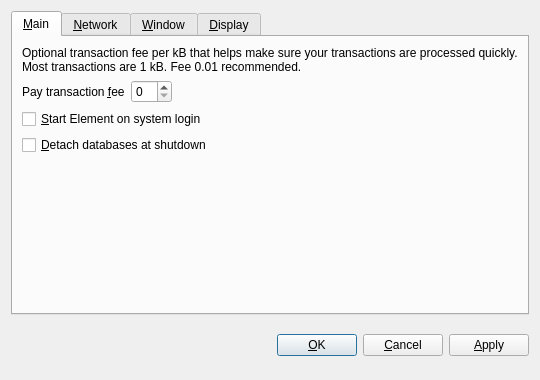
<?xml version="1.0" encoding="UTF-8"?>
<ui version="4.0">
 <class>OptionsDialog</class>
 <widget class="QDialog" name="OptionsDialog">
  <property name="geometry">
   <rect>
    <x>0</x>
    <y>0</y>
    <width>540</width>
    <height>380</height>
   </rect>
  </property>
  <property name="windowTitle">
   <string>Options</string>
  </property>
  <property name="modal">
   <bool>true</bool>
  </property>
  <layout class="QVBoxLayout" name="verticalLayout">
   <item>
    <widget class="QTabWidget" name="tabWidget">
     <property name="tabPosition">
      <enum>QTabWidget::North</enum>
     </property>
     <property name="currentIndex">
      <number>0</number>
     </property>
     <widget class="QWidget" name="tabMain">
      <attribute name="title">
       <string>&amp;Main</string>
      </attribute>
      <layout class="QVBoxLayout" name="verticalLayout_Main">
       <item>
        <widget class="QLabel" name="transactionFeeInfoLabel">
         <property name="text">
          <string>Optional transaction fee per kB that helps make sure your transactions are processed quickly. Most transactions are 1 kB. Fee 0.01 recommended.</string>
         </property>
         <property name="textFormat">
          <enum>Qt::PlainText</enum>
         </property>
         <property name="wordWrap">
          <bool>true</bool>
         </property>
        </widget>
       </item>
       <item>
        <layout class="QHBoxLayout" name="horizontalLayout_Main">
         <item>
          <widget class="QLabel" name="transactionFeeLabel">
           <property name="text">
            <string>Pay transaction &amp;fee</string>
           </property>
           <property name="textFormat">
            <enum>Qt::PlainText</enum>
           </property>
           <property name="buddy">
            <cstring>transactionFee</cstring>
           </property>
          </widget>
         </item>
         <item>
          <widget class="BitcoinAmountField" name="transactionFee"/>
         </item>
         <item>
          <spacer name="horizontalSpacer_Main">
           <property name="orientation">
            <enum>Qt::Horizontal</enum>
           </property>
           <property name="sizeHint" stdset="0">
            <size>
             <width>40</width>
             <height>20</height>
            </size>
           </property>
          </spacer>
         </item>
        </layout>
       </item>
       <item>
        <widget class="QCheckBox" name="bitcoinAtStartup">
         <property name="toolTip">
          <string>Automatically start Element after logging in to the system.</string>
         </property>
         <property name="text">
          <string>&amp;Start Element on system login</string>
         </property>
        </widget>
       </item>
       <item>
        <widget class="QCheckBox" name="detachDatabases">
         <property name="toolTip">
          <string>Detach block and address databases at shutdown. This means they can be moved to another data directory, but it slows down shutdown. The wallet is always detached.</string>
         </property>
         <property name="text">
          <string>&amp;Detach databases at shutdown</string>
         </property>
        </widget>
       </item>
       <item>
        <spacer name="verticalSpacer_Main">
         <property name="orientation">
          <enum>Qt::Vertical</enum>
         </property>
         <property name="sizeHint" stdset="0">
          <size>
           <width>20</width>
           <height>40</height>
          </size>
         </property>
        </spacer>
       </item>
      </layout>
     </widget>
     <widget class="QWidget" name="tabNetwork">
      <attribute name="title">
       <string>&amp;Network</string>
      </attribute>
      <layout class="QVBoxLayout" name="verticalLayout_Network">
       <item>
        <widget class="QCheckBox" name="mapPortUpnp">
         <property name="toolTip">
          <string>Automatically open the Element client port on the router. This only works when your router supports UPnP and it is enabled.</string>
         </property>
         <property name="text">
          <string>Map port using &amp;UPnP</string>
         </property>
        </widget>
       </item>
       <item>
        <widget class="QCheckBox" name="connectSocks">
         <property name="toolTip">
          <string>Connect to the Element network through a SOCKS proxy (e.g. when connecting through Tor).</string>
         </property>
         <property name="text">
          <string>&amp;Connect through SOCKS proxy:</string>
         </property>
        </widget>
       </item>
       <item>
        <layout class="QHBoxLayout" name="horizontalLayout_Network">
         <item>
          <widget class="QLabel" name="proxyIpLabel">
           <property name="text">
            <string>Proxy &amp;IP:</string>
           </property>
           <property name="textFormat">
            <enum>Qt::PlainText</enum>
           </property>
           <property name="buddy">
            <cstring>proxyIp</cstring>
           </property>
          </widget>
         </item>
         <item>
          <widget class="QValidatedLineEdit" name="proxyIp">
           <property name="maximumSize">
            <size>
             <width>140</width>
             <height>16777215</height>
            </size>
           </property>
           <property name="toolTip">
            <string>IP address of the proxy (e.g. 127.0.0.1)</string>
           </property>
          </widget>
         </item>
         <item>
          <widget class="QLabel" name="proxyPortLabel">
           <property name="text">
            <string>&amp;Port:</string>
           </property>
           <property name="textFormat">
            <enum>Qt::PlainText</enum>
           </property>
           <property name="buddy">
            <cstring>proxyPort</cstring>
           </property>
          </widget>
         </item>
         <item>
          <widget class="QLineEdit" name="proxyPort">
           <property name="maximumSize">
            <size>
             <width>55</width>
             <height>16777215</height>
            </size>
           </property>
           <property name="toolTip">
            <string>Port of the proxy (e.g. 9050)</string>
           </property>
          </widget>
         </item>
         <item>
          <widget class="QLabel" name="socksVersionLabel">
           <property name="text">
            <string>SOCKS &amp;Version:</string>
           </property>
           <property name="textFormat">
            <enum>Qt::PlainText</enum>
           </property>
           <property name="buddy">
            <cstring>socksVersion</cstring>
           </property>
          </widget>
         </item>
         <item>
          <widget class="QValueComboBox" name="socksVersion">
           <property name="toolTip">
            <string>SOCKS version of the proxy (e.g. 5)</string>
           </property>
          </widget>
         </item>
         <item>
          <spacer name="horizontalSpacer_Network">
           <property name="orientation">
            <enum>Qt::Horizontal</enum>
           </property>
           <property name="sizeHint" stdset="0">
            <size>
             <width>40</width>
             <height>20</height>
            </size>
           </property>
          </spacer>
         </item>
        </layout>
       </item>
       <item>
        <spacer name="verticalSpacer_Network">
         <property name="orientation">
          <enum>Qt::Vertical</enum>
         </property>
         <property name="sizeHint" stdset="0">
          <size>
           <width>20</width>
           <height>40</height>
          </size>
         </property>
        </spacer>
       </item>
      </layout>
     </widget>
     <widget class="QWidget" name="tabWindow">
      <attribute name="title">
       <string>&amp;Window</string>
      </attribute>
      <layout class="QVBoxLayout" name="verticalLayout_Window">
       <item>
        <widget class="QCheckBox" name="minimizeToTray">
         <property name="toolTip">
          <string>Show only a tray icon after minimizing the window.</string>
         </property>
         <property name="text">
          <string>&amp;Minimize to the tray instead of the taskbar</string>
         </property>
        </widget>
       </item>
       <item>
        <widget class="QCheckBox" name="minimizeOnClose">
         <property name="toolTip">
          <string>Minimize instead of exit the application when the window is closed. When this option is enabled, the application will be closed only after selecting Quit in the menu.</string>
         </property>
         <property name="text">
          <string>M&amp;inimize on close</string>
         </property>
        </widget>
       </item>
       <item>
        <spacer name="verticalSpacer_Window">
         <property name="orientation">
          <enum>Qt::Vertical</enum>
         </property>
         <property name="sizeHint" stdset="0">
          <size>
           <width>20</width>
           <height>40</height>
          </size>
         </property>
        </spacer>
       </item>
      </layout>
     </widget>
     <widget class="QWidget" name="tabDisplay">
      <attribute name="title">
       <string>&amp;Display</string>
      </attribute>
      <layout class="QVBoxLayout" name="verticalLayout_Display">
       <item>
        <layout class="QHBoxLayout" name="horizontalLayout_1_Display">
         <item>
          <widget class="QLabel" name="langLabel">
           <property name="text">
            <string>User Interface &amp;language:</string>
           </property>
           <property name="textFormat">
            <enum>Qt::PlainText</enum>
           </property>
           <property name="buddy">
            <cstring>lang</cstring>
           </property>
          </widget>
         </item>
         <item>
          <widget class="QValueComboBox" name="lang">
           <property name="toolTip">
            <string>The user interface language can be set here. This setting will take effect after restarting Element.</string>
           </property>
          </widget>
         </item>
        </layout>
       </item>
       <item>
        <layout class="QHBoxLayout" name="horizontalLayout_2_Display">
         <item>
          <widget class="QLabel" name="unitLabel">
           <property name="text">
            <string>&amp;Unit to show amounts in:</string>
           </property>
           <property name="textFormat">
            <enum>Qt::PlainText</enum>
           </property>
           <property name="buddy">
            <cstring>unit</cstring>
           </property>
          </widget>
         </item>
         <item>
          <widget class="QValueComboBox" name="unit">
           <property name="toolTip">
            <string>Choose the default subdivision unit to show in the interface and when sending coins.</string>
           </property>
          </widget>
         </item>
        </layout>
       </item>
       <item>
        <widget class="QCheckBox" name="displayAddresses">
         <property name="toolTip">
          <string>Whether to show Element addresses in the transaction list or not.</string>
         </property>
         <property name="text">
          <string>&amp;Display addresses in transaction list</string>
         </property>
        </widget>
       </item>
       <item>
        <widget class="QCheckBox" name="coinControlFeatures">
         <property name="toolTip">
          <string>Whether to show coin control features or not.</string>
         </property>
         <property name="text">
          <string>Display coin &amp;control features (experts only!)</string>
         </property>
        </widget>
       </item>
       <item>
        <spacer name="verticalSpacer_Display">
         <property name="orientation">
          <enum>Qt::Vertical</enum>
         </property>
         <property name="sizeHint" stdset="0">
          <size>
           <width>20</width>
           <height>40</height>
          </size>
         </property>
        </spacer>
       </item>
      </layout>
     </widget>
    </widget>
   </item>
   <item>
    <layout class="QHBoxLayout" name="horizontalLayout_Buttons">
     <item>
      <spacer name="horizontalSpacer_1">
       <property name="orientation">
        <enum>Qt::Horizontal</enum>
       </property>
       <property name="sizeHint" stdset="0">
        <size>
         <width>40</width>
         <height>48</height>
        </size>
       </property>
      </spacer>
     </item>
     <item>
      <widget class="QLabel" name="statusLabel">
       <property name="font">
        <font>
         <weight>75</weight>
         <bold>true</bold>
        </font>
       </property>
       <property name="text">
        <string/>
       </property>
       <property name="textFormat">
        <enum>Qt::PlainText</enum>
       </property>
       <property name="wordWrap">
        <bool>true</bool>
       </property>
      </widget>
     </item>
     <item>
      <spacer name="horizontalSpacer_2">
       <property name="orientation">
        <enum>Qt::Horizontal</enum>
       </property>
       <property name="sizeHint" stdset="0">
        <size>
         <width>40</width>
         <height>48</height>
        </size>
       </property>
      </spacer>
     </item>
     <item>
      <widget class="QPushButton" name="okButton">
       <property name="text">
        <string>&amp;OK</string>
       </property>
      </widget>
     </item>
     <item>
      <widget class="QPushButton" name="cancelButton">
       <property name="text">
        <string>&amp;Cancel</string>
       </property>
       <property name="autoDefault">
        <bool>false</bool>
       </property>
      </widget>
     </item>
     <item>
      <widget class="QPushButton" name="applyButton">
       <property name="text">
        <string>&amp;Apply</string>
       </property>
       <property name="autoDefault">
        <bool>false</bool>
       </property>
      </widget>
     </item>
    </layout>
   </item>
  </layout>
 </widget>
 <customwidgets>
  <customwidget>
   <class>BitcoinAmountField</class>
   <extends>QSpinBox</extends>
   <header>bitcoinamountfield.h</header>
  </customwidget>
  <customwidget>
   <class>QValueComboBox</class>
   <extends>QComboBox</extends>
   <header>qvaluecombobox.h</header>
  </customwidget>
  <customwidget>
   <class>QValidatedLineEdit</class>
   <extends>QLineEdit</extends>
   <header>qvalidatedlineedit.h</header>
  </customwidget>
 </customwidgets>
 <resources/>
 <connections/>
</ui>
